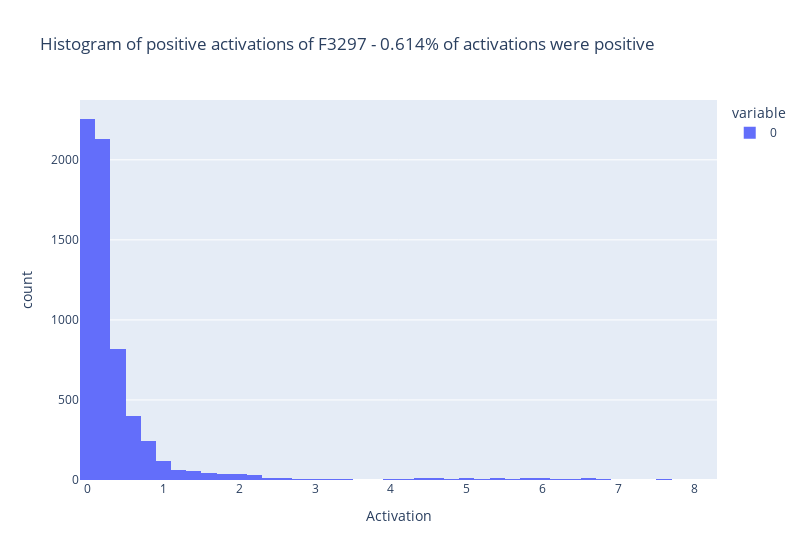

The notebook cell saved with this chart:
### Code cell
feature_acts_df = pd.DataFrame(all_feature_acts.detach().cpu().numpy(), columns = [f"feature_{i}" for i in feature_list])
feature_acts_df.shape
feature_idx = 1
# get non-zero activations

all_positive_acts = all_feature_acts[all_feature_acts[:, feature_idx] > 0][:, feature_idx].detach()
prop_positive_activations = 100*len(all_positive_acts) / (total_batches*batch_size_tokens)

px.histogram(
    all_positive_acts.cpu(),
    nbins=50,
    title=f"Histogram of positive activations of F{feature_list[feature_idx]} - {prop_positive_activations:.3f}% of activations were positive",
    labels={"value": "Activation"},
    width=800,)

### Figure 1 — Plotly figure (JSON) as saved in the notebook; plotly's stock layout.template omitted (floating-point values rounded to 4 significant figures; data arrays with more than 128 entries replaced by an {"elided": "..."} marker saying what was removed)
{"data": [{"alignmentgroup": "True", "bingroup": "x", "hovertemplate": "variable=0<br>Activation=%{x}<br>count=%{y}<extra></extra>", "legendgroup": "0", "marker": {"color": "#636efa", "pattern": {"shape": ""}}, "name": "0", "nbinsx": 50, "offsetgroup": "0", "orientation": "v", "showlegend": true, "type": "histogram", "x": {"elided": "6441 float values"}, "xaxis": "x", "yaxis": "y"}], "layout": {"barmode": "relative", "legend": {"title": {"text": "variable"}, "tracegroupgap": 0}, "title": {"text": "Histogram of positive activations of F3297 - 0.614% of activations were positive"}, "width": 800, "xaxis": {"anchor": "y", "domain": [0, 1], "title": {"text": "Activation"}}, "yaxis": {"anchor": "x", "domain": [0, 1], "title": {"text": "count"}}}}
